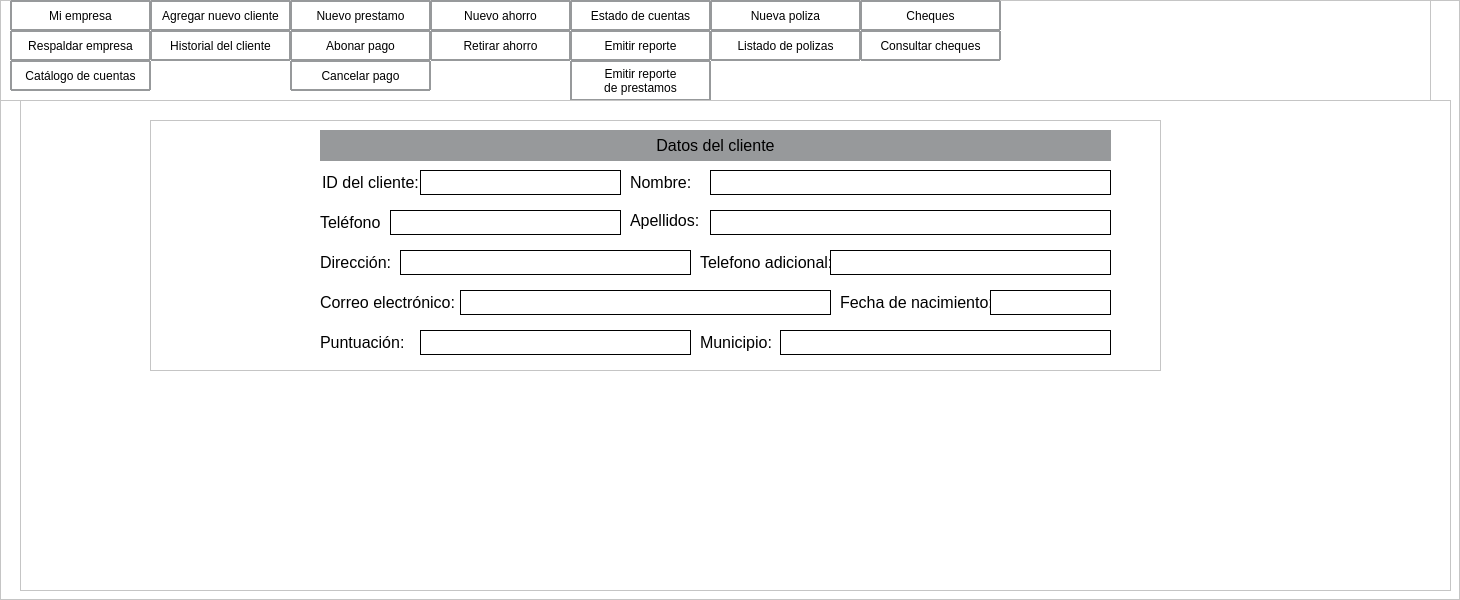
             <widget class="QFrame" name="contenido">
              <property name="styleSheet">
               <string notr="true">background-color: rgb(255, 255, 255);</string>
              </property>
              <property name="frameShape">
               <enum>QFrame::StyledPanel</enum>
              </property>
              <property name="frameShadow">
               <enum>QFrame::Raised</enum>
              </property>
              <widget class="QLabel" name="label_18">
               <property name="geometry">
                <rect>
                 <x>1000</x>
                 <y>10</y>
                 <width>251</width>
                 <height>51</height>
                </rect>
               </property>
               <property name="text">
                <string/>
               </property>
              </widget>
              <widget class="QFrame" name="frame">
               <property name="geometry">
                <rect>
                 <x>0</x>
                 <y>0</y>
                 <width>1431</width>
                 <height>101</height>
                </rect>
               </property>
               <property name="frameShape">
                <enum>QFrame::StyledPanel</enum>
               </property>
               <property name="frameShadow">
                <enum>QFrame::Raised</enum>
               </property>
               <widget class="QLabel" name="IngresaTitulo">
                <property name="geometry">
                 <rect>
                  <x>240</x>
                  <y>20</y>
                  <width>841</width>
                  <height>61</height>
                 </rect>
                </property>
                <property name="minimumSize">
                 <size>
                  <width>750</width>
                  <height>0</height>
                 </size>
                </property>
                <property name="maximumSize">
                 <size>
                  <width>1600</width>
                  <height>16777215</height>
                 </size>
                </property>
                <property name="font">
                 <font>
                  <pointsize>16</pointsize>
                 </font>
                </property>
                <property name="styleSheet">
                 <string notr="true"/>
                </property>
                <property name="text">
                 <string>&lt;html&gt;&lt;head/&gt;&lt;body&gt;&lt;p align=&quot;center&quot;&gt;Información del cliente&lt;/p&gt;&lt;/body&gt;&lt;/html&gt;</string>
                </property>
               </widget>
               <widget class="QLabel" name="label_10">
                <property name="geometry">
                 <rect>
                  <x>1200</x>
                  <y>10</y>
                  <width>80</width>
                  <height>80</height>
                 </rect>
                </property>
                <property name="minimumSize">
                 <size>
                  <width>80</width>
                  <height>80</height>
                 </size>
                </property>
                <property name="text">
                 <string/>
                </property>
                <property name="pixmap">
                 <pixmap resource="../imagenes/res.qrc">:/imagen/logobueno_preview_rev_1.png</pixmap>
                </property>
               </widget>
               <widget class="QPushButton" name="Catalogo">
                <property name="geometry">
                 <rect>
                  <x>10</x>
                  <y>60</y>
                  <width>141</width>
                  <height>31</height>
                 </rect>
                </property>
                <property name="styleSheet">
                 <string notr="true">border-style: solid;
border-width: 2px;
border-color: rgb(151, 153, 155);
border-radius: 1px;
</string>
                </property>
                <property name="text">
                 <string>Catálogo de cuentas</string>
                </property>
               </widget>
               <widget class="QPushButton" name="Respaldo">
                <property name="geometry">
                 <rect>
                  <x>10</x>
                  <y>30</y>
                  <width>141</width>
                  <height>31</height>
                 </rect>
                </property>
                <property name="styleSheet">
                 <string notr="true">border-style: solid;
border-width: 2px;
border-color: rgb(151, 153, 155);
border-radius: 1px;
</string>
                </property>
                <property name="text">
                 <string>Respaldar empresa</string>
                </property>
               </widget>
               <widget class="QPushButton" name="Mi_Empresa">
                <property name="geometry">
                 <rect>
                  <x>10</x>
                  <y>0</y>
                  <width>141</width>
                  <height>31</height>
                 </rect>
                </property>
                <property name="styleSheet">
                 <string notr="true">border-style: solid;
border-width: 2px;
border-color: rgb(151, 153, 155);
border-radius: 1px;
</string>
                </property>
                <property name="text">
                 <string>Mi empresa</string>
                </property>
               </widget>
               <widget class="QPushButton" name="Ahorro">
                <property name="geometry">
                 <rect>
                  <x>430</x>
                  <y>0</y>
                  <width>141</width>
                  <height>31</height>
                 </rect>
                </property>
                <property name="styleSheet">
                 <string notr="true">border-style: solid;
border-width: 2px;
border-color: rgb(151, 153, 155);
border-radius: 1px;
</string>
                </property>
                <property name="text">
                 <string>Nuevo ahorro</string>
                </property>
               </widget>
               <widget class="QPushButton" name="abonar">
                <property name="geometry">
                 <rect>
                  <x>290</x>
                  <y>30</y>
                  <width>141</width>
                  <height>31</height>
                 </rect>
                </property>
                <property name="styleSheet">
                 <string notr="true">border-style: solid;
border-width: 2px;
border-color: rgb(151, 153, 155);
border-radius: 1px;
</string>
                </property>
                <property name="text">
                 <string>Abonar pago</string>
                </property>
               </widget>
               <widget class="QPushButton" name="Reportes">
                <property name="geometry">
                 <rect>
                  <x>570</x>
                  <y>30</y>
                  <width>141</width>
                  <height>31</height>
                 </rect>
                </property>
                <property name="styleSheet">
                 <string notr="true">border-style: solid;
border-width: 2px;
border-color: rgb(151, 153, 155);
border-radius: 1px;
</string>
                </property>
                <property name="text">
                 <string>Emitir reporte</string>
                </property>
               </widget>
               <widget class="QPushButton" name="Polizas">
                <property name="geometry">
                 <rect>
                  <x>710</x>
                  <y>0</y>
                  <width>151</width>
                  <height>31</height>
                 </rect>
                </property>
                <property name="styleSheet">
                 <string notr="true">border-style: solid;
border-width: 2px;
border-color: rgb(151, 153, 155);
border-radius: 1px;
</string>
                </property>
                <property name="text">
                 <string>Nueva poliza</string>
                </property>
               </widget>
               <widget class="QPushButton" name="Historial">
                <property name="geometry">
                 <rect>
                  <x>150</x>
                  <y>30</y>
                  <width>141</width>
                  <height>31</height>
                 </rect>
                </property>
                <property name="styleSheet">
                 <string notr="true">border-style: solid;
border-width: 2px;
border-color: rgb(151, 153, 155);
border-radius: 1px;
</string>
                </property>
                <property name="text">
                 <string>Historial del cliente</string>
                </property>
               </widget>
               <widget class="QPushButton" name="Estado">
                <property name="geometry">
                 <rect>
                  <x>570</x>
                  <y>0</y>
                  <width>141</width>
                  <height>31</height>
                 </rect>
                </property>
                <property name="styleSheet">
                 <string notr="true">border-style: solid;
border-width: 2px;
border-color: rgb(151, 153, 155);
border-radius: 1px;
</string>
                </property>
                <property name="text">
                 <string>Estado de cuentas</string>
                </property>
               </widget>
               <widget class="QPushButton" name="cancelar">
                <property name="geometry">
                 <rect>
                  <x>290</x>
                  <y>60</y>
                  <width>141</width>
                  <height>31</height>
                 </rect>
                </property>
                <property name="styleSheet">
                 <string notr="true">border-style: solid;
border-width: 2px;
border-color: rgb(151, 153, 155);
border-radius: 1px;
</string>
                </property>
                <property name="text">
                 <string>Cancelar pago</string>
                </property>
               </widget>
               <widget class="QPushButton" name="Cliente">
                <property name="geometry">
                 <rect>
                  <x>150</x>
                  <y>0</y>
                  <width>141</width>
                  <height>31</height>
                 </rect>
                </property>
                <property name="styleSheet">
                 <string notr="true">border-style: solid;
border-width: 2px;
border-color: rgb(151, 153, 155);
border-radius: 1px;
</string>
                </property>
                <property name="text">
                 <string>Agregar nuevo cliente</string>
                </property>
               </widget>
               <widget class="QPushButton" name="Retirar">
                <property name="geometry">
                 <rect>
                  <x>430</x>
                  <y>30</y>
                  <width>141</width>
                  <height>31</height>
                 </rect>
                </property>
                <property name="styleSheet">
                 <string notr="true">border-style: solid;
border-width: 2px;
border-color: rgb(151, 153, 155);
border-radius: 1px;
</string>
                </property>
                <property name="text">
                 <string>Retirar ahorro</string>
                </property>
               </widget>
               <widget class="QPushButton" name="Cheques">
                <property name="geometry">
                 <rect>
                  <x>860</x>
                  <y>0</y>
                  <width>141</width>
                  <height>31</height>
                 </rect>
                </property>
                <property name="styleSheet">
                 <string notr="true">border-style: solid;
border-width: 2px;
border-color: rgb(151, 153, 155);
border-radius: 1px;
</string>
                </property>
                <property name="text">
                 <string>Cheques</string>
                </property>
               </widget>
               <widget class="QPushButton" name="Consulta_cheque">
                <property name="geometry">
                 <rect>
                  <x>860</x>
                  <y>30</y>
                  <width>141</width>
                  <height>31</height>
                 </rect>
                </property>
                <property name="styleSheet">
                 <string notr="true">border-style: solid;
border-width: 2px;
border-color: rgb(151, 153, 155);
border-radius: 1px;
</string>
                </property>
                <property name="text">
                 <string>Consultar cheques</string>
                </property>
               </widget>
               <widget class="QPushButton" name="Listado">
                <property name="geometry">
                 <rect>
                  <x>710</x>
                  <y>30</y>
                  <width>151</width>
                  <height>31</height>
                 </rect>
                </property>
                <property name="styleSheet">
                 <string notr="true">border-style: solid;
border-width: 2px;
border-color: rgb(151, 153, 155);
border-radius: 1px;
</string>
                </property>
                <property name="text">
                 <string>Listado de polizas</string>
                </property>
               </widget>
               <widget class="QPushButton" name="prestamo">
                <property name="geometry">
                 <rect>
                  <x>290</x>
                  <y>0</y>
                  <width>141</width>
                  <height>31</height>
                 </rect>
                </property>
                <property name="styleSheet">
                 <string notr="true">border-style: solid;
border-width: 2px;
border-color: rgb(151, 153, 155);
border-radius: 1px;
</string>
                </property>
                <property name="text">
                 <string>Nuevo prestamo</string>
                </property>
               </widget>
               <widget class="QPushButton" name="Reportes_2">
                <property name="geometry">
                 <rect>
                  <x>570</x>
                  <y>60</y>
                  <width>141</width>
                  <height>41</height>
                 </rect>
                </property>
                <property name="styleSheet">
                 <string notr="true">border-style: solid;
border-width: 2px;
border-color: rgb(151, 153, 155);
border-radius: 1px;
</string>
                </property>
                <property name="text">
                 <string>Emitir reporte 
de prestamos</string>
                </property>
               </widget>
              </widget>
              <widget class="QFrame" name="Desarrollo">
               <property name="geometry">
                <rect>
                 <x>20</x>
                 <y>100</y>
                 <width>1431</width>
                 <height>491</height>
                </rect>
               </property>
               <property name="minimumSize">
                <size>
                 <width>1350</width>
                 <height>0</height>
                </size>
               </property>
               <property name="frameShape">
                <enum>QFrame::StyledPanel</enum>
               </property>
               <property name="frameShadow">
                <enum>QFrame::Raised</enum>
               </property>
               <widget class="QFrame" name="frame_3">
                <property name="geometry">
                 <rect>
                  <x>130</x>
                  <y>20</y>
                  <width>1011</width>
                  <height>251</height>
                 </rect>
                </property>
                <property name="maximumSize">
                 <size>
                  <width>3000</width>
                  <height>3000</height>
                 </size>
                </property>
                <property name="frameShape">
                 <enum>QFrame::StyledPanel</enum>
                </property>
                <property name="frameShadow">
                 <enum>QFrame::Raised</enum>
                </property>
                <widget class="QLabel" name="label_20">
                 <property name="geometry">
                  <rect>
                   <x>172</x>
                   <y>50</y>
                   <width>101</width>
                   <height>25</height>
                  </rect>
                 </property>
                 <property name="maximumSize">
                  <size>
                   <width>1100</width>
                   <height>25</height>
                  </size>
                 </property>
                 <property name="font">
                  <font>
                   <pointsize>12</pointsize>
                  </font>
                 </property>
                 <property name="text">
                  <string>ID del cliente:</string>
                 </property>
                </widget>
                <widget class="QLabel" name="label_19">
                 <property name="geometry">
                  <rect>
                   <x>170</x>
                   <y>10</y>
                   <width>791</width>
                   <height>31</height>
                  </rect>
                 </property>
                 <property name="styleSheet">
                  <string notr="true">background-color: rgb(151, 153, 155);</string>
                 </property>
                 <property name="text">
                  <string>&lt;html&gt;&lt;head/&gt;&lt;body&gt;&lt;p align=&quot;center&quot;&gt;&lt;span style=&quot; font-size:12pt;&quot;&gt;   Datos del cliente&lt;/span&gt;&lt;/p&gt;&lt;/body&gt;&lt;/html&gt;</string>
                 </property>
                </widget>
                <widget class="QLabel" name="label_29">
                 <property name="geometry">
                  <rect>
                   <x>480</x>
                   <y>50</y>
                   <width>71</width>
                   <height>25</height>
                  </rect>
                 </property>
                 <property name="maximumSize">
                  <size>
                   <width>200</width>
                   <height>25</height>
                  </size>
                 </property>
                 <property name="font">
                  <font>
                   <pointsize>12</pointsize>
                  </font>
                 </property>
                 <property name="text">
                  <string>Nombre:</string>
                 </property>
                </widget>
                <widget class="QLineEdit" name="nombre">
                 <property name="geometry">
                  <rect>
                   <x>560</x>
                   <y>50</y>
                   <width>401</width>
                   <height>25</height>
                  </rect>
                 </property>
                 <property name="maximumSize">
                  <size>
                   <width>16777215</width>
                   <height>25</height>
                  </size>
                 </property>
                 <property name="font">
                  <font>
                   <pointsize>12</pointsize>
                  </font>
                 </property>
                 <property name="styleSheet">
                  <string notr="true">QLineEdit#nombre{border: 1px solid rgb(0, 0, 0);}</string>
                 </property>
                 <property name="text">
                  <string/>
                 </property>
                </widget>
                <widget class="QLabel" name="label_21">
                 <property name="geometry">
                  <rect>
                   <x>170</x>
                   <y>90</y>
                   <width>60</width>
                   <height>25</height>
                  </rect>
                 </property>
                 <property name="maximumSize">
                  <size>
                   <width>60</width>
                   <height>25</height>
                  </size>
                 </property>
                 <property name="font">
                  <font>
                   <pointsize>12</pointsize>
                  </font>
                 </property>
                 <property name="text">
                  <string>Teléfono:</string>
                 </property>
                </widget>
                <widget class="QLineEdit" name="telefono">
                 <property name="geometry">
                  <rect>
                   <x>240</x>
                   <y>90</y>
                   <width>231</width>
                   <height>25</height>
                  </rect>
                 </property>
                 <property name="maximumSize">
                  <size>
                   <width>16777215</width>
                   <height>25</height>
                  </size>
                 </property>
                 <property name="font">
                  <font>
                   <pointsize>12</pointsize>
                  </font>
                 </property>
                 <property name="styleSheet">
                  <string notr="true">QLineEdit#telefono{border: 1px solid rgb(0, 0, 0);}</string>
                 </property>
                 <property name="text">
                  <string/>
                 </property>
                </widget>
                <widget class="QLabel" name="label_22">
                 <property name="geometry">
                  <rect>
                   <x>480</x>
                   <y>90</y>
                   <width>71</width>
                   <height>21</height>
                  </rect>
                 </property>
                 <property name="maximumSize">
                  <size>
                   <width>200</width>
                   <height>25</height>
                  </size>
                 </property>
                 <property name="font">
                  <font>
                   <pointsize>12</pointsize>
                  </font>
                 </property>
                 <property name="text">
                  <string>Apellidos:</string>
                 </property>
                </widget>
                <widget class="QLineEdit" name="apellidos">
                 <property name="geometry">
                  <rect>
                   <x>560</x>
                   <y>90</y>
                   <width>401</width>
                   <height>25</height>
                  </rect>
                 </property>
                 <property name="maximumSize">
                  <size>
                   <width>16777215</width>
                   <height>25</height>
                  </size>
                 </property>
                 <property name="font">
                  <font>
                   <pointsize>12</pointsize>
                  </font>
                 </property>
                 <property name="styleSheet">
                  <string notr="true">QLineEdit#apellidos{border: 1px solid rgb(0, 0, 0);}</string>
                 </property>
                 <property name="text">
                  <string/>
                 </property>
                </widget>
                <widget class="QLabel" name="label_28">
                 <property name="geometry">
                  <rect>
                   <x>170</x>
                   <y>130</y>
                   <width>71</width>
                   <height>25</height>
                  </rect>
                 </property>
                 <property name="maximumSize">
                  <size>
                   <width>100</width>
                   <height>25</height>
                  </size>
                 </property>
                 <property name="font">
                  <font>
                   <pointsize>12</pointsize>
                  </font>
                 </property>
                 <property name="text">
                  <string>Dirección:</string>
                 </property>
                </widget>
                <widget class="QLineEdit" name="direccion">
                 <property name="geometry">
                  <rect>
                   <x>250</x>
                   <y>130</y>
                   <width>291</width>
                   <height>25</height>
                  </rect>
                 </property>
                 <property name="maximumSize">
                  <size>
                   <width>16777215</width>
                   <height>25</height>
                  </size>
                 </property>
                 <property name="font">
                  <font>
                   <pointsize>12</pointsize>
                  </font>
                 </property>
                 <property name="styleSheet">
                  <string notr="true">QLineEdit#direccion{border: 1px solid rgb(0, 0, 0);}</string>
                 </property>
                 <property name="text">
                  <string/>
                 </property>
                </widget>
                <widget class="QLabel" name="label_31">
                 <property name="geometry">
                  <rect>
                   <x>550</x>
                   <y>130</y>
                   <width>131</width>
                   <height>25</height>
                  </rect>
                 </property>
                 <property name="maximumSize">
                  <size>
                   <width>200</width>
                   <height>25</height>
                  </size>
                 </property>
                 <property name="font">
                  <font>
                   <pointsize>12</pointsize>
                  </font>
                 </property>
                 <property name="text">
                  <string>Telefono adicional:</string>
                 </property>
                </widget>
                <widget class="QLineEdit" name="telefono_adicional">
                 <property name="geometry">
                  <rect>
                   <x>680</x>
                   <y>130</y>
                   <width>281</width>
                   <height>25</height>
                  </rect>
                 </property>
                 <property name="maximumSize">
                  <size>
                   <width>16777215</width>
                   <height>25</height>
                  </size>
                 </property>
                 <property name="font">
                  <font>
                   <pointsize>12</pointsize>
                  </font>
                 </property>
                 <property name="styleSheet">
                  <string notr="true">QLineEdit#telefono_adicional{border: 1px solid rgb(0, 0, 0);}</string>
                 </property>
                 <property name="text">
                  <string/>
                 </property>
                </widget>
                <widget class="QLabel" name="label_34">
                 <property name="geometry">
                  <rect>
                   <x>170</x>
                   <y>170</y>
                   <width>141</width>
                   <height>25</height>
                  </rect>
                 </property>
                 <property name="maximumSize">
                  <size>
                   <width>200</width>
                   <height>25</height>
                  </size>
                 </property>
                 <property name="font">
                  <font>
                   <pointsize>12</pointsize>
                  </font>
                 </property>
                 <property name="text">
                  <string>Correo electrónico:</string>
                 </property>
                </widget>
                <widget class="QLineEdit" name="correo_elec">
                 <property name="geometry">
                  <rect>
                   <x>310</x>
                   <y>170</y>
                   <width>371</width>
                   <height>25</height>
                  </rect>
                 </property>
                 <property name="maximumSize">
                  <size>
                   <width>16777215</width>
                   <height>25</height>
                  </size>
                 </property>
                 <property name="font">
                  <font>
                   <pointsize>12</pointsize>
                  </font>
                 </property>
                 <property name="styleSheet">
                  <string notr="true">QLineEdit#correo_elec{border: 1px solid rgb(0, 0, 0);}</string>
                 </property>
                 <property name="text">
                  <string/>
                 </property>
                </widget>
                <widget class="QLabel" name="label_36">
                 <property name="geometry">
                  <rect>
                   <x>690</x>
                   <y>170</y>
                   <width>151</width>
                   <height>25</height>
                  </rect>
                 </property>
                 <property name="maximumSize">
                  <size>
                   <width>200</width>
                   <height>25</height>
                  </size>
                 </property>
                 <property name="font">
                  <font>
                   <pointsize>12</pointsize>
                  </font>
                 </property>
                 <property name="text">
                  <string>Fecha de nacimiento:</string>
                 </property>
                </widget>
                <widget class="QLabel" name="label_37">
                 <property name="geometry">
                  <rect>
                   <x>550</x>
                   <y>210</y>
                   <width>81</width>
                   <height>25</height>
                  </rect>
                 </property>
                 <property name="maximumSize">
                  <size>
                   <width>120</width>
                   <height>25</height>
                  </size>
                 </property>
                 <property name="font">
                  <font>
                   <pointsize>12</pointsize>
                  </font>
                 </property>
                 <property name="text">
                  <string>Municipio:</string>
                 </property>
                </widget>
                <widget class="QLineEdit" name="puntuacion">
                 <property name="geometry">
                  <rect>
                   <x>270</x>
                   <y>210</y>
                   <width>271</width>
                   <height>25</height>
                  </rect>
                 </property>
                 <property name="maximumSize">
                  <size>
                   <width>16777215</width>
                   <height>25</height>
                  </size>
                 </property>
                 <property name="font">
                  <font>
                   <pointsize>12</pointsize>
                  </font>
                 </property>
                 <property name="styleSheet">
                  <string notr="true">QLineEdit#puntuacion{border: 1px solid rgb(0, 0, 0);}</string>
                 </property>
                 <property name="text">
                  <string/>
                 </property>
                </widget>
                <widget class="QLabel" name="label_35">
                 <property name="geometry">
                  <rect>
                   <x>170</x>
                   <y>210</y>
                   <width>91</width>
                   <height>25</height>
                  </rect>
                 </property>
                 <property name="maximumSize">
                  <size>
                   <width>120</width>
                   <height>25</height>
                  </size>
                 </property>
                 <property name="font">
                  <font>
                   <pointsize>12</pointsize>
                  </font>
                 </property>
                 <property name="text">
                  <string>Puntuación:</string>
                 </property>
                </widget>
                <widget class="QLineEdit" name="municipio">
                 <property name="geometry">
                  <rect>
                   <x>630</x>
                   <y>210</y>
                   <width>331</width>
                   <height>25</height>
                  </rect>
                 </property>
                 <property name="maximumSize">
                  <size>
                   <width>16777215</width>
                   <height>25</height>
                  </size>
                 </property>
                 <property name="font">
                  <font>
                   <pointsize>12</pointsize>
                  </font>
                 </property>
                 <property name="styleSheet">
                  <string notr="true">QLineEdit#municipio{border: 1px solid rgb(0, 0, 0);}</string>
                 </property>
                 <property name="text">
                  <string/>
                 </property>
                </widget>
                <widget class="QLabel" name="fecha_de_nacimiento">
                 <property name="geometry">
                  <rect>
                   <x>840</x>
                   <y>170</y>
                   <width>121</width>
                   <height>25</height>
                  </rect>
                 </property>
                 <property name="maximumSize">
                  <size>
                   <width>16777215</width>
                   <height>25</height>
                  </size>
                 </property>
                 <property name="font">
                  <font>
                   <pointsize>12</pointsize>
                  </font>
                 </property>
                 <property name="styleSheet">
                  <string notr="true">QLabel#fecha_de_nacimiento{border: 1px solid rgb(0, 0, 0);}</string>
                 </property>
                 <property name="text">
                  <string/>
                 </property>
                </widget>
                <widget class="QLabel" name="codigo_cliente">
                 <property name="geometry">
                  <rect>
                   <x>270</x>
                   <y>50</y>
                   <width>201</width>
                   <height>25</height>
                  </rect>
                 </property>
                 <property name="maximumSize">
                  <size>
                   <width>16777215</width>
                   <height>25</height>
                  </size>
                 </property>
                 <property name="font">
                  <font>
                   <pointsize>12</pointsize>
                  </font>
                 </property>
                 <property name="styleSheet">
                  <string notr="true">QLabel#codigo_cliente{border: 1px solid rgb(0, 0, 0);}</string>
                 </property>
                 <property name="text">
                  <string/>
                 </property>
                </widget>
               </widget>
              </widget>
             </widget>
